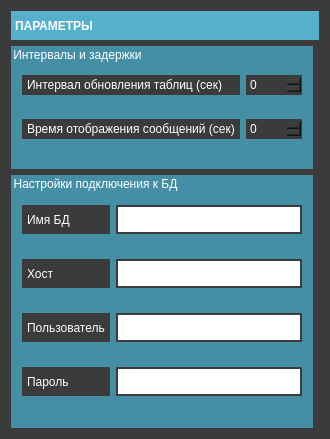
<?xml version="1.0" encoding="UTF-8"?>
<ui version="4.0">
 <class>Form</class>
 <widget class="QWidget" name="Form">
  <property name="windowModality">
   <enum>Qt::ApplicationModal</enum>
  </property>
  <property name="geometry">
   <rect>
    <x>0</x>
    <y>0</y>
    <width>330</width>
    <height>439</height>
   </rect>
  </property>
  <property name="focusPolicy">
   <enum>Qt::WheelFocus</enum>
  </property>
  <property name="windowTitle">
   <string>Form</string>
  </property>
  <property name="styleSheet">
   <string notr="true">QWidget{
	background-color:#3a3b3a;
	color:#ffffff;
	border-color:#3a3b3a;
	border-style: solid;
	border-width:2px;
}
QLineEdit{
	background-color:#ffffff;
	color:#3a3b3a;
	border-color:#3a3b3a;
	border-style:solid;;
	border-width:2px;
	height:25px;
	font:bold
}
QLineEdit::focus{
	border-style:solid;
	border-width:2px;
	border-color:#54b0cb;
}
QLabel{
	background-color:#3a3b3a;
	border:2px solid #3a3b3a;
}
QGroupBox{
	background-color:#448fa6;
	color:#ffffff;
	height:60px;
	width: 30px;
	border: #448fa6;
	border-style:solid;
	border-width:2px;
}</string>
  </property>
  <layout class="QGridLayout" name="gridLayout_3">
   <item row="2" column="0" rowspan="2">
    <widget class="QGroupBox" name="groupBox">
     <property name="title">
      <string>Настройки подключения к БД</string>
     </property>
     <layout class="QGridLayout" name="gridLayout">
      <item row="0" column="0">
       <widget class="QLabel" name="label_3">
        <property name="text">
         <string>Имя БД</string>
        </property>
       </widget>
      </item>
      <item row="0" column="1">
       <widget class="QLineEdit" name="dbName"/>
      </item>
      <item row="1" column="0">
       <widget class="QLabel" name="label_4">
        <property name="text">
         <string>Хост</string>
        </property>
       </widget>
      </item>
      <item row="1" column="1">
       <widget class="QLineEdit" name="dbHost"/>
      </item>
      <item row="2" column="0">
       <widget class="QLabel" name="label_5">
        <property name="text">
         <string>Пользователь</string>
        </property>
       </widget>
      </item>
      <item row="2" column="1">
       <widget class="QLineEdit" name="dbUser"/>
      </item>
      <item row="3" column="0">
       <widget class="QLabel" name="label_6">
        <property name="text">
         <string>Пароль</string>
        </property>
       </widget>
      </item>
      <item row="3" column="1">
       <widget class="QLineEdit" name="dbPass">
        <property name="echoMode">
         <enum>QLineEdit::PasswordEchoOnEdit</enum>
        </property>
       </widget>
      </item>
     </layout>
    </widget>
   </item>
   <item row="0" column="0" colspan="2">
    <widget class="QLineEdit" name="headerEdit">
     <property name="styleSheet">
      <string notr="true">QLineEdit{
	background-color:#54b0cb;
	color:#ffffff;
	font:bold;
	border-color:#54b0cb;
}</string>
     </property>
     <property name="text">
      <string>ПАРАМЕТРЫ</string>
     </property>
     <property name="readOnly">
      <bool>true</bool>
     </property>
    </widget>
   </item>
   <item row="1" column="0">
    <widget class="QGroupBox" name="groupBox_2">
     <property name="title">
      <string>Интервалы и задержки</string>
     </property>
     <layout class="QGridLayout" name="gridLayout_2">
      <item row="0" column="0">
       <widget class="QLabel" name="label">
        <property name="text">
         <string>Интервал обновления таблиц (сек)</string>
        </property>
       </widget>
      </item>
      <item row="0" column="1">
       <widget class="QSpinBox" name="tuSpinBox"/>
      </item>
      <item row="1" column="0">
       <widget class="QLabel" name="label_2">
        <property name="text">
         <string>Время отображения сообщений (сек)</string>
        </property>
       </widget>
      </item>
      <item row="1" column="1">
       <widget class="QSpinBox" name="mtSpinBox"/>
      </item>
     </layout>
    </widget>
   </item>
  </layout>
  <action name="closeForm">
   <property name="icon">
    <iconset>
     <normaloff>../res/if_x_white.png</normaloff>../res/if_x_white.png</iconset>
   </property>
   <property name="text">
    <string>Закрыть</string>
   </property>
   <property name="toolTip">
    <string>Закрыть форму редактирования рейса</string>
   </property>
   <property name="shortcut">
    <string>Ctrl+C</string>
   </property>
  </action>
  <action name="saveChanges">
   <property name="icon">
    <iconset>
     <normaloff>../res/if_save_white.png</normaloff>../res/if_save_white.png</iconset>
   </property>
   <property name="text">
    <string>Сохранить</string>
   </property>
   <property name="toolTip">
    <string>Сохранить изменения</string>
   </property>
   <property name="shortcut">
    <string>Ctrl+S</string>
   </property>
  </action>
 </widget>
 <resources/>
 <connections/>
</ui>
